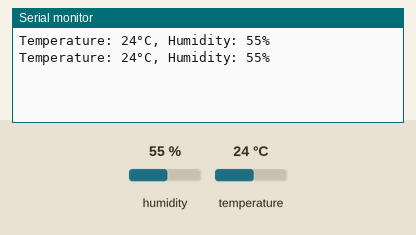
This sketch was run on a simulated Arduino Uno, built with avr-gcc and run on an emulated ATmega328P. Shown: the last lines printed to the serial monitor. Wiring (inferred from the names in the program): DHT11 sensor: data pin 14. The test bench sets the inputs (shaded band); at power-on: humidity 55 %, temperature 24 °C.

Above: at 1.8 s.
1.9 s: humidity set to 22 %
At 2.7 s:
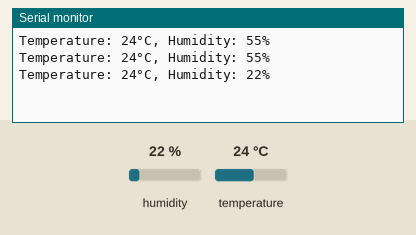
3.4 s: temperature set to 12 °C
At 4.7 s:
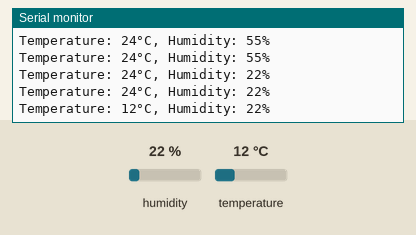
4.9 s: humidity set to 40 %
At 6.2 s:
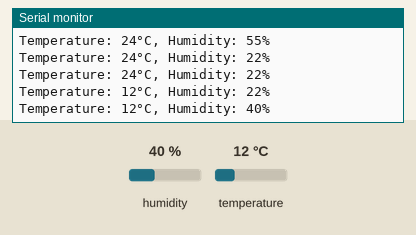
10.6 s: temperature set to 19 °C
At 11.4 s:
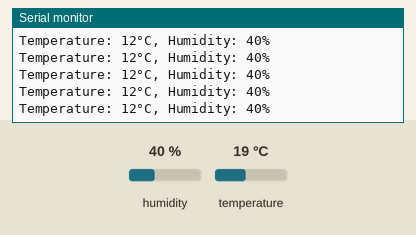
Timing chart, 0 to 13.6 s (numbered marks = the images above; inputs shaded):
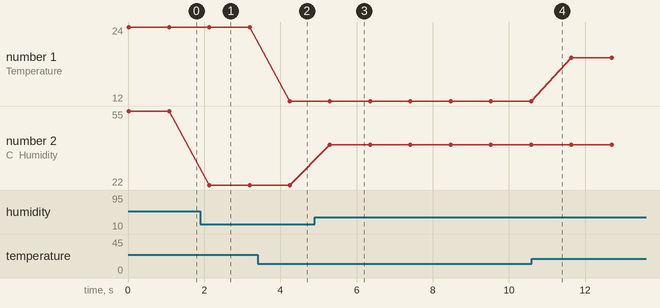

Measured:
- after the input at 1.9 s, the serial monitor: prints a new line after 0.23 s (image 1)
- after the input at 3.4 s, the serial monitor: prints a new line after 0.85 s (image 2)
- after the input at 4.9 s, the serial monitor: prints a new line after 0.40 s (image 3)
- plotted number 1: 24 → 12 after the input at 3.4 s, 12 → 19 after the input at 10.6 s
- plotted number 2: 55 → 22 after the input at 1.9 s, 22 → 40 after the input at 4.9 s

The sketch:

TempAndRH.ino
```cpp
#define F_CPU 16000000UL  // ความถี่นาฬิกาของ MPU

#include <avr/io.h>
#include <util/delay.h>
#include <stdio.h>

#define DHT_DDR DDRC
#define DHT_PORT PORTC
#define DHT_PIN PINC
#define DHT_INPUTPIN 0

#define TIMEOUT 200

#define BAUD 9600
#define MYUBRR F_CPU/16/BAUD-1

int8_t dht_getdata(uint8_t *temperature, uint8_t *humidity);
void UART_Init(unsigned int ubrr);
void UART_Transmit(char data);
void UART_SendString(char *str);

int main(void)
{
    uint8_t Temperature, Humidity;
    int8_t Return_Code;
    char buffer[50];

    UART_Init(MYUBRR);  // เริ่มต้นการสื่อสาร UART

    while(1)
    {
        Return_Code = dht_getdata(&Temperature, &Humidity);

        if(Return_Code == 0)
        {
            // อ่านข้อมูลสำเร็จ
            sprintf(buffer, "Temperature: %d°C, Humidity: %d%%\r\n", Temperature, Humidity);
            UART_SendString(buffer);
        }
        else if(Return_Code == -1)
        {
            // ข้อผิดพลาด Timeout
            UART_SendString("Error: Timeout while reading from DHT11\r\n");
        }
        else if(Return_Code == -2)
        {
            // ข้อผิดพลาด Checksum
            UART_SendString("Error: Checksum mismatch\r\n");
        }

        _delay_ms(1000);  // รออย่างน้อย 1 วินาทีก่อนอ่านค่าครั้งถัดไป
    }
}

int8_t dht_getdata(uint8_t *temperature, uint8_t *humidity)
{
    uint8_t blocks[5];     // สำหรับข้อมูล 40 บิต (5 ไบต์)
    uint8_t i, j = 0;
    uint16_t loopCnt;
    uint8_t checksum;

    // เริ่มต้นค่าในอาร์เรย์ blocks ให้เป็นศูนย์
    for(i = 0; i < 5; i++) blocks[i] = 0;

    // ส่งสัญญาณเริ่มต้นไปยัง DHT11
    DHT_DDR |= (1 << DHT_INPUTPIN);    // ตั้งค่า DHT_PIN เป็น Output
    DHT_PORT &= ~(1 << DHT_INPUTPIN);  // ส่งสัญญาณ LOW เพื่อเริ่มต้น
    _delay_ms(18);                     // รออย่างน้อย 18ms
    DHT_PORT |= (1 << DHT_INPUTPIN);   // ส่งสัญญาณ HIGH
    _delay_us(20);                     // รอ 20us
    DHT_DDR &= ~(1 << DHT_INPUTPIN);   // สลับ DHT_PIN เป็น Input
    DHT_PORT &= ~(1 << DHT_INPUTPIN);  // ปิดใช้งาน Pull-up Resistor ภายใน

    // รอการตอบสนองจาก DHT11 (LOW ประมาณ 80us)
    loopCnt = TIMEOUT;
    while(DHT_PIN & (1 << DHT_INPUTPIN))
    {
        _delay_us(1);
        if (--loopCnt == 0) return -1;  // ข้อผิดพลาด Timeout
    }

    // รอการตอบสนองจาก DHT11 (HIGH ประมาณ 80us)
    loopCnt = TIMEOUT;
    while(!(DHT_PIN & (1 << DHT_INPUTPIN)))
    {
        _delay_us(1);
        if (--loopCnt == 0) return -1;  // ข้อผิดพลาด Timeout
    }

    // รอให้ DHT11 ดึงสายลง LOW อีกครั้ง
    loopCnt = TIMEOUT;
    while(DHT_PIN & (1 << DHT_INPUTPIN))
    {
        _delay_us(1);
        if (--loopCnt == 0) return -1;  // ข้อผิดพลาด Timeout
    }

    // อ่านข้อมูล 40 บิต (5 ไบต์)
    for (j = 0; j < 5; j++)
    {
        for (i = 0; i < 8; i++)
        {
            // รอให้สายข้อมูลเป็น HIGH
            loopCnt = TIMEOUT;
            while(!(DHT_PIN & (1 << DHT_INPUTPIN)))
            {
                _delay_us(1);
                if (--loopCnt == 0) return -1;  // ข้อผิดพลาด Timeout
            }

            // วัดระยะเวลาที่สัญญาณเป็น HIGH
            _delay_us(30);  // รอ 30us
            if (DHT_PIN & (1 << DHT_INPUTPIN))
            {
                blocks[j] |= (1 << (7 - i));  // ถ้ายังเป็น HIGH ถือว่าเป็น '1'

                // รอให้สายข้อมูลเป็น LOW
                loopCnt = TIMEOUT;
                while(DHT_PIN & (1 << DHT_INPUTPIN))
                {
                    _delay_us(1);
                    if (--loopCnt == 0) return -1;  // ข้อผิดพลาด Timeout
                }
            }
            else
            {
                // ถ้าเป็น LOW หลังจาก 30us ถือว่าเป็น '0'
                blocks[j] &= ~(1 << (7 - i));
            }
        }
    }

    // ตรวจสอบ Checksum
    checksum = blocks[0] + blocks[1] + blocks[2] + blocks[3];
    if (checksum != blocks[4])
    {
        return -2;  // ข้อผิดพลาด Checksum
    }

    // แปลงข้อมูลเป็นค่าอุณหภูมิและความชื้น
    *humidity = blocks[0];
    *temperature = blocks[2];

    return 0;  // อ่านข้อมูลสำเร็จ
}

// ฟังก์ชันสำหรับการเริ่มต้น UART
void UART_Init(unsigned int ubrr)
{
    // ตั้งค่า Baud rate
    UBRR0H = (unsigned char)(ubrr>>8);
    UBRR0L = (unsigned char)ubrr;

    // เปิดใช้งานตัวส่งและตัวรับ
    UCSR0B = (1<<RXEN0)|(1<<TXEN0);

    // ตั้งค่า Frame Format: 8 data bits, 1 stop bit
    UCSR0C = (1<<UCSZ01)|(1<<UCSZ00);
}

// ฟังก์ชันสำหรับส่งข้อมูล 1 ไบต์ผ่าน UART
void UART_Transmit(char data)
{
    // รอจนกว่า Buffer พร้อมสำหรับส่งข้อมูล
    while (!(UCSR0A & (1<<UDRE0)));

    // ใส่ข้อมูลลงใน Buffer เพื่อส่ง
    UDR0 = data;
}

// ฟังก์ชันสำหรับส่งสตริงผ่าน UART
void UART_SendString(char *str)
{
    while(*str)
    {
        UART_Transmit(*str++);
    }
}
```
